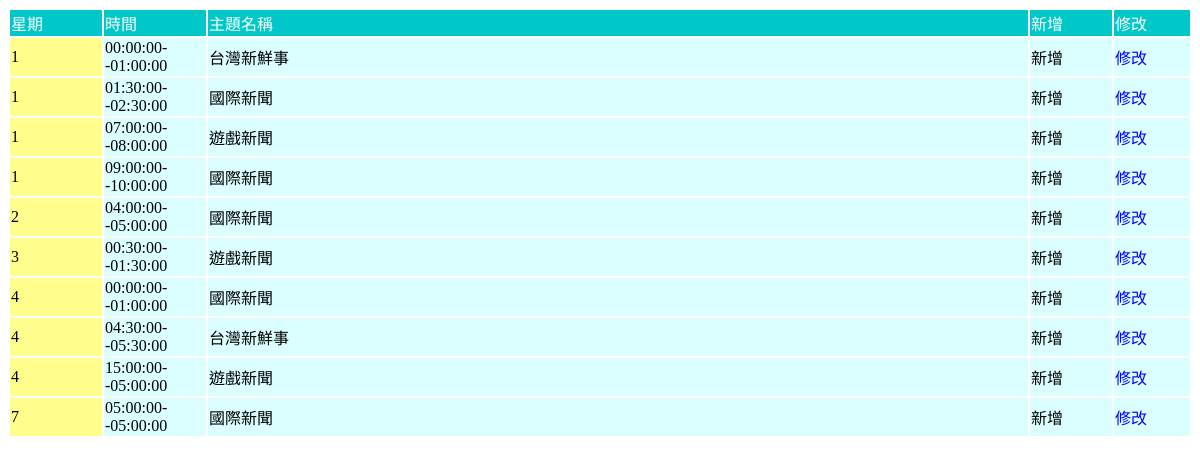
The page /SKS/date_table.php (signed in) on the database its author committed.
### tables this page shows
CREATE TABLE `rad_timetable` (
  `rt_sn` int(6) NOT NULL COMMENT '序號',
  `rt_grid` varchar(6) NOT NULL COMMENT '座標位置',
  `rt_time` time NOT NULL COMMENT '時程',
  `rt_day` varchar(1) NOT NULL COMMENT '星期',
  `rt_author` varchar(2) DEFAULT NULL,
  `rt_prog` varchar(255) DEFAULT NULL,
  `rt_oc` varchar(1) NOT NULL DEFAULT '0',
  `rt_relate` int(1) DEFAULT NULL,
  `rt_child` int(1) NOT NULL DEFAULT '0',
  `rt_add_new` int(1) NOT NULL DEFAULT '0'
);

### SKS/date_table.php (the view, shortened to what this page needs)
<?php
$id = $_SESSION[ 'm_id' ];
require "config.php";
$sql = "SELECT * FROM rad_timetable WHERE rt_author='$id' AND rt_child='0' ORDER BY rt_day, rt_sn ASC";
$result = mysqli_query( $link, $sql );
$number_result = mysqli_num_rows( $result );
for ( $i = 0; $i < $number_result; $i++ ) {
  $arr[ $i ] = mysqli_fetch_array( $result );
}
?>
<!DOCTYPE html PUBLIC "-//W3C//DTD XHTML 1.0 Transitional//EN" "http://www.w3.org/TR/xhtml1/DTD/xhtml1-transitional.dtd">
<html xmlns="http://www.w3.org/1999/xhtml">
<head>
</head>
<body>
<table style="width: 100%">
	<tr>
		<td style="width: 90px" class="style1">星期</td>
		<td style="width: 100px" class="style1">時間</td>
		<td class="style1">主題名稱</td>
		<td style="width: 80px" class="style1">新增</td>
		<td style="width: 74px" class="style1">修改</td>
	</tr>
	<?php for($i=0;$i<$number_result;$i++){ ?>
	<tr>
		<td style="width: 90px; background: #FFFE8C" class="style2"><?php echo $arr[$i]['rt_day'] ?></td>
		<?php if(strlen($arr[$i]['rt_relate'])>0){
				$t1=$arr[$i]['rt_time'];
				$t2=date('H:i:s',strtotime("+1 hours",strtotime($t1)));
		}else{
				$t2=date('H:i:s',strtotime("+30 minutes",strtotime($t1)));
		}
		?>
		<td style="width: 100px" class="style2"><?php echo $arr[$i]['rt_time'] ?>--<?php echo $t2?></td>
		<td class="style2"><?php echo $arr[$i]['rt_prog'] ?></td>
		<?php if($arr[$i]['rt_add_new']==0){ ?>
		<td style="width: 80px" class="style2"><a href="date_scheduling.php?w=<?php echo $arr[$i]['rt_day']?>&t=<?php echo $arr[$i]['rt_time'] ?>&p=<?php echo $arr[$i]['rt_prog'] ?>&r=<?php echo $arr[$i]['rt_relate']?>&id=<?php echo $arr[$i]['rt_sn']?>">新增</a></td>
		<td style="width: 74px" class="style2">修改</td>
		<?php
		}else{
		?>
		<td style="width: 80px" class="style2">新增</td>
		<td style="width: 74px" class="style2"><a href="date_scheduling2.php?w=<?php echo $arr[$i]['rt_day']?>&t=<?php echo $arr[$i]['rt_time'] ?>&p=<?php echo $arr[$i]['rt_prog'] ?>&r=<?php echo $arr[$i]['rt_relate']?>&id=<?php echo $arr[$i]['rt_sn']?>">修改</a></td>
		<?php
		}
		?>
	</tr>
	<?php
	}
	?>
</table>
</body>
</html>

### SKS/date_table.php (style rules this page uses)
a:link { text-decoration: none; color: blue; }
.style1 { color: #FFFFFF; background-color: #00C8C8; }
.style2 { background-color: #DBFFFF; }

### rows shown on the page
rad_timetable: rt_day "1", rt_time "00:00:00", rt_time "01:00:00", rt_prog "台灣新鮮事"
rad_timetable: rt_day "1", rt_time "01:30:00", rt_time "02:30:00", rt_prog "國際新聞"
rad_timetable: rt_day "1", rt_time "07:00:00", rt_time "08:00:00", rt_prog "遊戲新聞"
rad_timetable: rt_day "1", rt_time "09:00:00", rt_time "10:00:00", rt_prog "國際新聞"
rad_timetable: rt_day "2", rt_time "04:00:00", rt_time "05:00:00", rt_prog "國際新聞"
rad_timetable: rt_day "3", rt_time "00:30:00", rt_time "01:30:00", rt_prog "遊戲新聞", rt_time "01:00:00"
rad_timetable: rt_day "4", rt_time "00:00:00", rt_prog "國際新聞"
rad_timetable: rt_day "4", rt_time "04:30:00", rt_time "05:30:00", rt_prog "台灣新鮮事", rt_time "05:00:00"
rad_timetable: rt_day "4", rt_time "15:00:00", rt_prog "遊戲新聞"
rad_timetable: rt_day "7", rt_time "05:00:00", rt_prog "國際新聞"
